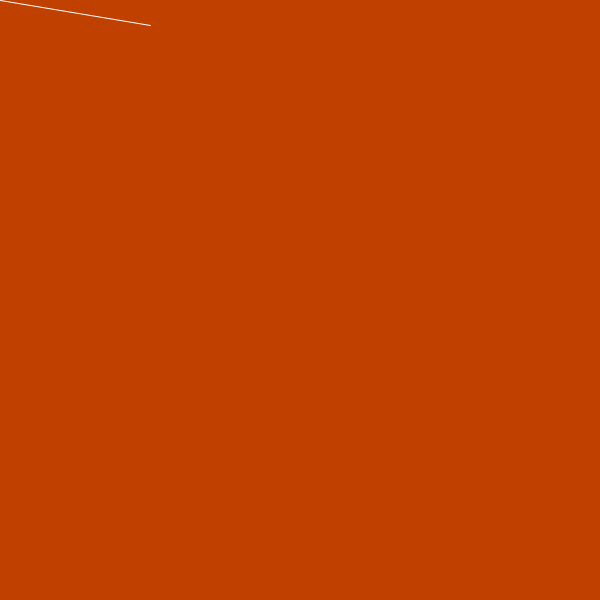
Frame 1 (no input)
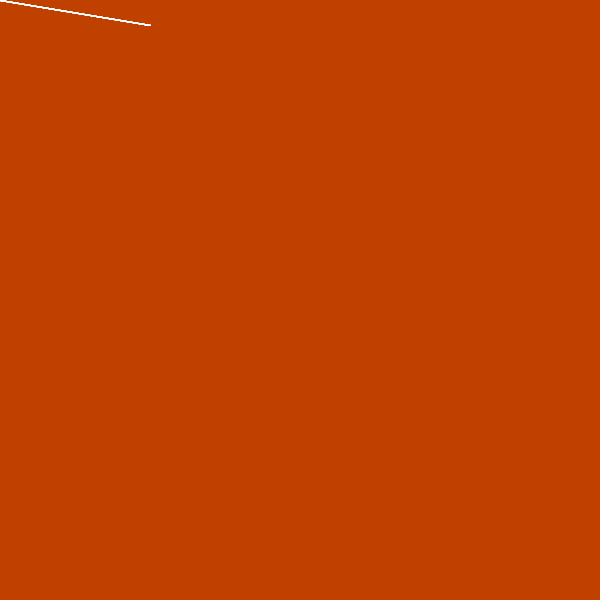
Frame 60 (the mouse pressed at the canvas centre just before this capture)
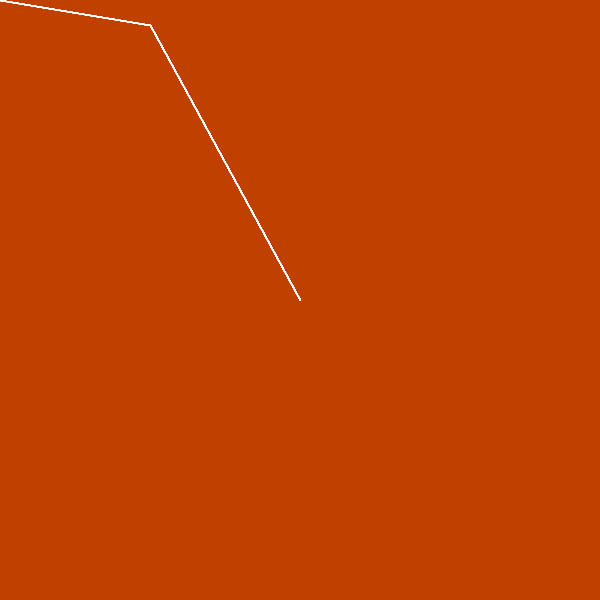
Frame 120 (the mouse held since frame 60 and released just before this capture)

The Processing sketch that drew these frames (run headless with seeded random() and noise(); from frame 60 on, the mouse is pressed at the canvas centre):

// Processing sketch: processing_103746
// ── processing_103746.pde

void setup() {
       size(600, 600);
       stroke(255);
       background(192, 64, 0);
     } 

     void draw() {
       line(150, 25, mouseX, mouseY);
     }
